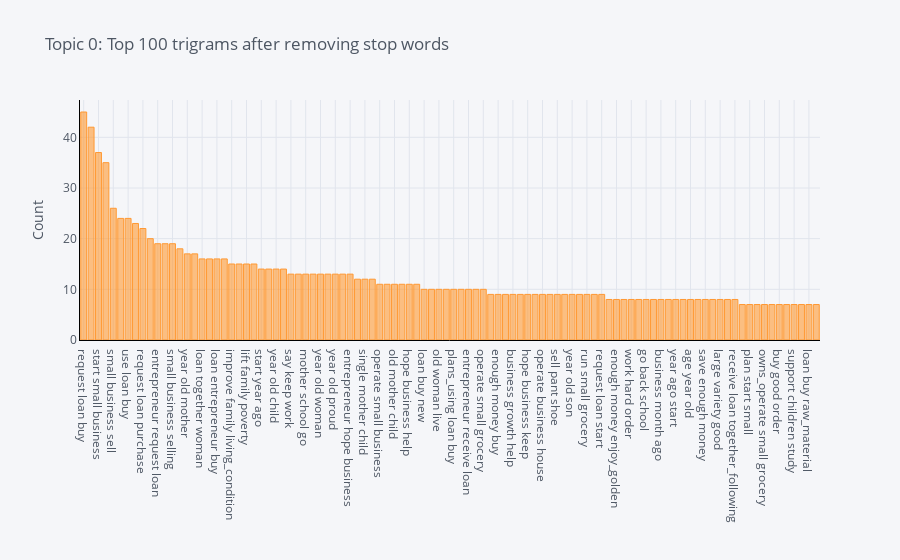

Write notebook code for a chart like this one.
### Code cell
plot_model(lda, plot='trigram')

### Figure 1 — Plotly figure (JSON) as saved in the notebook; plotly's stock layout.template omitted (floating-point values rounded to 4 significant figures)
{"data": [{"marker": {"color": "rgba(255, 153, 51, 0.6)", "line": {"color": "rgba(255, 153, 51, 1.0)", "width": 1}}, "name": "count", "orientation": "v", "text": "", "type": "bar", "x": ["request loan buy", "small grocery store", "start small business", "hope business allow", "small business sell", "keep work hard", "use loan buy", "hard work woman", "request loan purchase", "business year ago", "entrepreneur request loan", "year old daughter", "small business selling", "move business forward", "year old mother", "receive loan together", "loan together woman", "loan buy good", "loan entrepreneur buy", "start business year", "improve family living_condition", "provide good education", "lift family poverty", "buy clothing bulk", "start year ago", "child attend school", "year old child", "make business successful", "say keep work", "loan buy clothing", "mother school go", "run small business", "year old woman", "school go child", "year old proud", "year old husband", "entrepreneur hope business", "year old single", "single mother child", "keep_satisfying customer need", "operate small business", "support child education", "old mother child", "old proud mother", "hope business help", "live husband child", "loan buy new", "year old live", "old woman live", "hope business growth", "plans_using loan buy", "proud mother child", "entrepreneur receive loan", "grocery store start", "operate small grocery", "live community santo_domingo", "enough money buy", "child girl boy", "business growth help", "hope business grow", "hope business keep", "loan start small", "operate business house", "money enjoy_golden year", "sell pant shoe", "old single mother", "year old son", "sell beauty product", "run small grocery", "request second loan", "request loan start", "loan together_following woman", "enough money enjoy_golden", "store start year", "work hard order", "woman operate small", "go back school", "work hard provide", "business month ago", "business keep grow", "year ago start", "generate well income", "age year old", "mother year old", "save enough money", "keep operate business", "large variety good", "hard make live", "receive loan together_following", "separate husband year", "plan start small", "operate small cafeteria", "owns_operate small grocery", "woman mother child", "buy good order", "try hard make", "support children study", "support children education", "loan buy raw_material", "sell use clothing"], "y": [45, 42, 37, 35, 26, 24, 24, 23, 22, 20, 19, 19, 19, 18, 17, 17, 16, 16, 16, 16, 15, 15, 15, 15, 14, 14, 14, 14, 13, 13, 13, 13, 13, 13, 13, 13, 13, 12, 12, 12, 11, 11, 11, 11, 11, 11, 10, 10, 10, 10, 10, 10, 10, 10, 10, 9, 9, 9, 9, 9, 9, 9, 9, 9, 9, 9, 9, 9, 9, 9, 9, 8, 8, 8, 8, 8, 8, 8, 8, 8, 8, 8, 8, 8, 8, 8, 8, 8, 8, 7, 7, 7, 7, 7, 7, 7, 7, 7, 7, 7]}], "layout": {"legend": {"bgcolor": "#F5F6F9", "font": {"color": "#4D5663"}}, "paper_bgcolor": "#F5F6F9", "plot_bgcolor": "#F5F6F9", "title": {"font": {"color": "#4D5663"}, "text": "Topic 0: Top 100 trigrams after removing stop words"}, "xaxis": {"gridcolor": "#E1E5ED", "linecolor": "black", "showgrid": true, "tickfont": {"color": "#4D5663"}, "title": {"font": {"color": "#4D5663"}, "text": ""}, "zerolinecolor": "#E1E5ED"}, "yaxis": {"gridcolor": "#E1E5ED", "linecolor": "black", "showgrid": true, "tickfont": {"color": "#4D5663"}, "title": {"font": {"color": "#4D5663"}, "text": "Count"}, "zerolinecolor": "#E1E5ED"}}}
